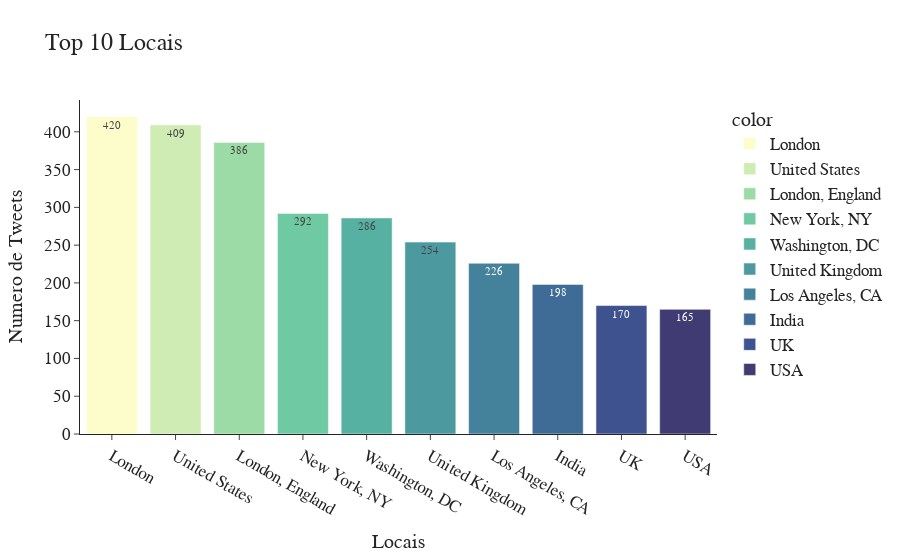

Notebook cell for this chart:
### Code cell
location = df['Location'].value_counts()[:10]
fig = px.bar(x=location.index,y=location.values,text=location.values,
       color = location.index, color_discrete_sequence=px.colors.sequential.deep,
        title = 'Top 10 Locais',
        template = 'simple_white')

fig.update_traces(textposition='inside',
                  textfont_size=11)

fig.update_layout(
    xaxis_title = 'Locais',
    yaxis_title = 'Numero de Tweets',
    font=dict(size=17,family="Times New Roman"),)

fig.show()

### Figure 1 — Plotly figure (JSON) as saved in the notebook; plotly's stock layout.template omitted (floating-point values rounded to 4 significant figures)
{"data": [{"alignmentgroup": "True", "hovertemplate": "color=London<br>x=%{x}<br>y=%{y}<br>text=%{text}<extra></extra>", "legendgroup": "London", "marker": {"color": "rgb(253, 253, 204)", "pattern": {"shape": ""}}, "name": "London", "offsetgroup": "London", "orientation": "v", "showlegend": true, "text": [420], "textfont": {"size": 11}, "textposition": "inside", "type": "bar", "x": ["London"], "xaxis": "x", "y": [420], "yaxis": "y"}, {"alignmentgroup": "True", "hovertemplate": "color=United States<br>x=%{x}<br>y=%{y}<br>text=%{text}<extra></extra>", "legendgroup": "United States", "marker": {"color": "rgb(206, 236, 179)", "pattern": {"shape": ""}}, "name": "United States", "offsetgroup": "United States", "orientation": "v", "showlegend": true, "text": [409], "textfont": {"size": 11}, "textposition": "inside", "type": "bar", "x": ["United States"], "xaxis": "x", "y": [409], "yaxis": "y"}, {"alignmentgroup": "True", "hovertemplate": "color=London, England<br>x=%{x}<br>y=%{y}<br>text=%{text}<extra></extra>", "legendgroup": "London, England", "marker": {"color": "rgb(156, 219, 165)", "pattern": {"shape": ""}}, "name": "London, England", "offsetgroup": "London, England", "orientation": "v", "showlegend": true, "text": [386], "textfont": {"size": 11}, "textposition": "inside", "type": "bar", "x": ["London, England"], "xaxis": "x", "y": [386], "yaxis": "y"}, {"alignmentgroup": "True", "hovertemplate": "color=New York, NY<br>x=%{x}<br>y=%{y}<br>text=%{text}<extra></extra>", "legendgroup": "New York, NY", "marker": {"color": "rgb(111, 201, 163)", "pattern": {"shape": ""}}, "name": "New York, NY", "offsetgroup": "New York, NY", "orientation": "v", "showlegend": true, "text": [292], "textfont": {"size": 11}, "textposition": "inside", "type": "bar", "x": ["New York, NY"], "xaxis": "x", "y": [292], "yaxis": "y"}, {"alignmentgroup": "True", "hovertemplate": "color=Washington, DC<br>x=%{x}<br>y=%{y}<br>text=%{text}<extra></extra>", "legendgroup": "Washington, DC", "marker": {"color": "rgb(86, 177, 163)", "pattern": {"shape": ""}}, "name": "Washington, DC", "offsetgroup": "Washington, DC", "orientation": "v", "showlegend": true, "text": [286], "textfont": {"size": 11}, "textposition": "inside", "type": "bar", "x": ["Washington, DC"], "xaxis": "x", "y": [286], "yaxis": "y"}, {"alignmentgroup": "True", "hovertemplate": "color=United Kingdom<br>x=%{x}<br>y=%{y}<br>text=%{text}<extra></extra>", "legendgroup": "United Kingdom", "marker": {"color": "rgb(76, 153, 160)", "pattern": {"shape": ""}}, "name": "United Kingdom", "offsetgroup": "United Kingdom", "orientation": "v", "showlegend": true, "text": [254], "textfont": {"size": 11}, "textposition": "inside", "type": "bar", "x": ["United Kingdom"], "xaxis": "x", "y": [254], "yaxis": "y"}, {"alignmentgroup": "True", "hovertemplate": "color=Los Angeles, CA<br>x=%{x}<br>y=%{y}<br>text=%{text}<extra></extra>", "legendgroup": "Los Angeles, CA", "marker": {"color": "rgb(68, 130, 155)", "pattern": {"shape": ""}}, "name": "Los Angeles, CA", "offsetgroup": "Los Angeles, CA", "orientation": "v", "showlegend": true, "text": [226], "textfont": {"size": 11}, "textposition": "inside", "type": "bar", "x": ["Los Angeles, CA"], "xaxis": "x", "y": [226], "yaxis": "y"}, {"alignmentgroup": "True", "hovertemplate": "color=India<br>x=%{x}<br>y=%{y}<br>text=%{text}<extra></extra>", "legendgroup": "India", "marker": {"color": "rgb(62, 108, 150)", "pattern": {"shape": ""}}, "name": "India", "offsetgroup": "India", "orientation": "v", "showlegend": true, "text": [198], "textfont": {"size": 11}, "textposition": "inside", "type": "bar", "x": ["India"], "xaxis": "x", "y": [198], "yaxis": "y"}, {"alignmentgroup": "True", "hovertemplate": "color=UK<br>x=%{x}<br>y=%{y}<br>text=%{text}<extra></extra>", "legendgroup": "UK", "marker": {"color": "rgb(62, 82, 143)", "pattern": {"shape": ""}}, "name": "UK", "offsetgroup": "UK", "orientation": "v", "showlegend": true, "text": [170], "textfont": {"size": 11}, "textposition": "inside", "type": "bar", "x": ["UK"], "xaxis": "x", "y": [170], "yaxis": "y"}, {"alignmentgroup": "True", "hovertemplate": "color=USA<br>x=%{x}<br>y=%{y}<br>text=%{text}<extra></extra>", "legendgroup": "USA", "marker": {"color": "rgb(64, 60, 115)", "pattern": {"shape": ""}}, "name": "USA", "offsetgroup": "USA", "orientation": "v", "showlegend": true, "text": [165], "textfont": {"size": 11}, "textposition": "inside", "type": "bar", "x": ["USA"], "xaxis": "x", "y": [165], "yaxis": "y"}], "layout": {"barmode": "relative", "font": {"family": "Times New Roman", "size": 17}, "legend": {"title": {"text": "color"}, "tracegroupgap": 0}, "title": {"text": "Top 10 Locais"}, "xaxis": {"anchor": "y", "domain": [0, 1], "title": {"text": "Locais"}}, "yaxis": {"anchor": "x", "domain": [0, 1], "title": {"text": "Numero de Tweets"}}}}
